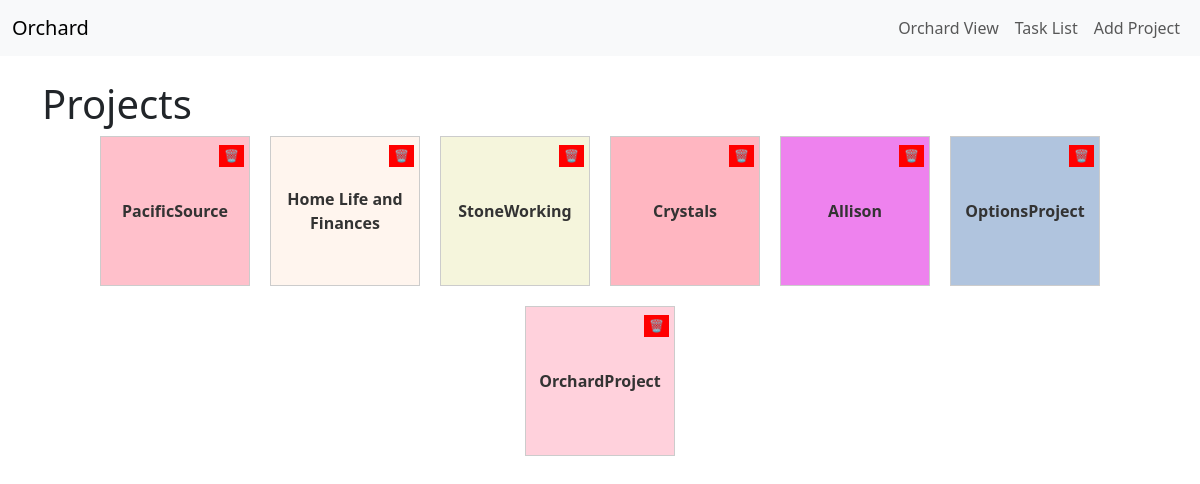
The page / on the database its author committed.
### app.py (models this page shows)
class Project(db.Model):
    id = db.Column(db.Integer, primary_key=True)
    name = db.Column(db.String(100), unique=True, nullable=False)
    color = db.Column(db.String(7), default=lambda: random.choice(pastel_colors))
    tasks = db.relationship('Task', backref='project', lazy=True, cascade="all, delete-orphan")

### app.py (the view)
@app.route('/')
def index():
    projects = Project.query.all()
    return render_template('index.html', projects=projects)

### templates/index.html (shortened to what this page needs)
{% extends "base.html" %}
{% block content %}
    <h1>Projects</h1>
    <div class="project-grid">
        {% for project in projects %}
            <a href="{{ url_for('project_tree', project_id=project.id) }}" class="project-square" style="background-color: {{ project.color }}">
                <span class="project-name">{{ project.name }}</span>
                <form action="{{ url_for('delete_project', project_id=project.id) }}" method="POST" class="delete-form"
                      onsubmit="return confirm('Are you sure you want to delete this project and all its tasks?');">
                    <button type="submit" class="delete-btn">🗑️</button>
                </form>
            </a>
        {% endfor %}
    </div>
{% endblock %}

### static/css/styles.css (style rules this page uses)
.project-grid { display: flex; flex-wrap: wrap; gap: 20px; justify-content: center; }
.project-square { width: 150px; height: 150px; border: 1px solid #ccc; display: flex; flex-direction: column; justify-content: center; align-items: center; text-align: center; padding: 10px; position: relative; text-decoration: none; transition: background-color 0.3s ease; }
.project-name { font-weight: bold; color: #333; font-size: 16px; }
.delete-form { position: absolute; top: 5px; right: 5px; }
.delete-btn { background-color: red; color: white; border: none; padding: 2px 5px; font-size: 12px; cursor: pointer; }

### rows shown on the page
Project: name "PacificSource"
Project: name "Home Life and Finances"
Project: name "StoneWorking"
Project: name "Crystals"
Project: name "Allison"
Project: name "OptionsProject"
Project: name "OrchardProject"
